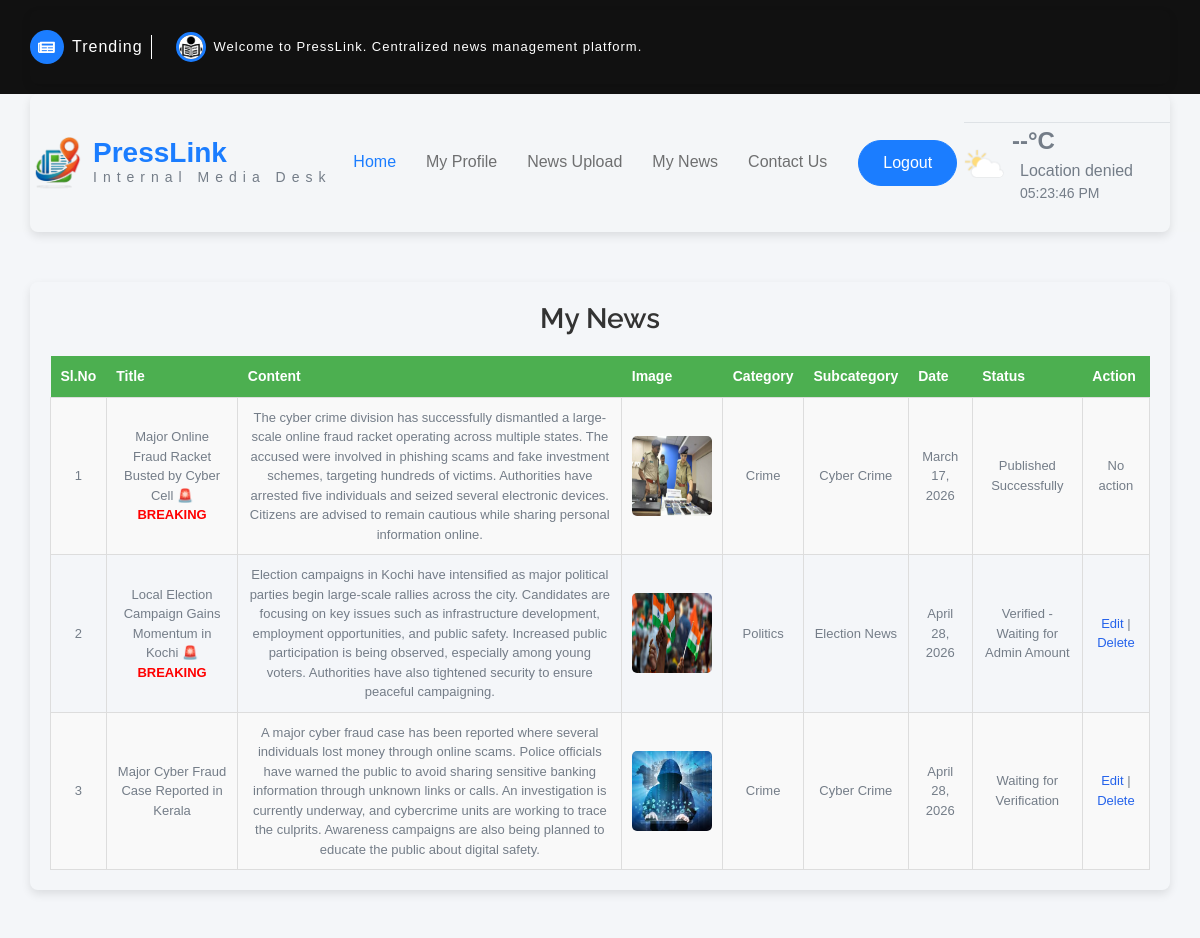
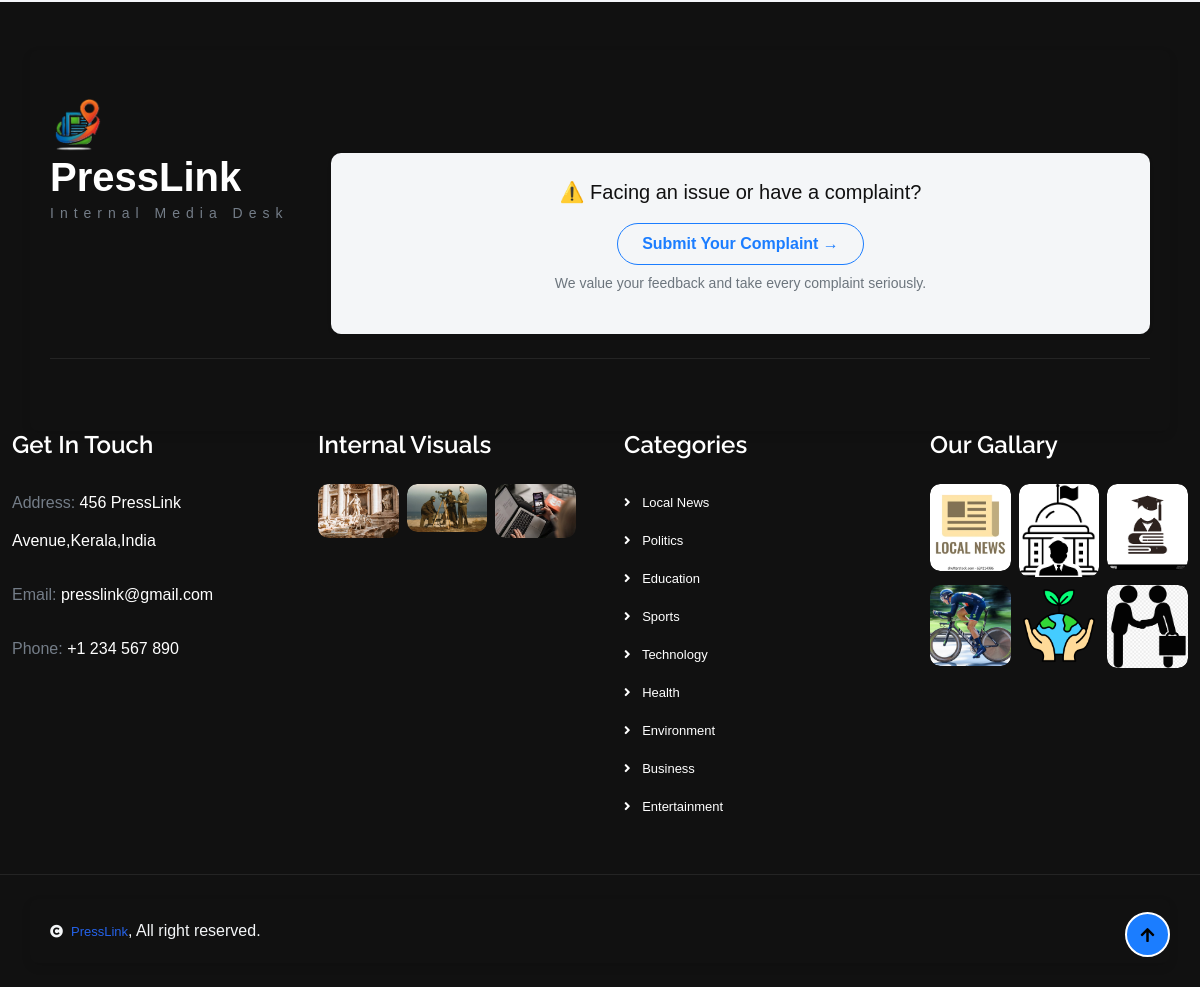
/Reporter/MyNews/ (signed in), run on the app's committed database (2 pictures, top to bottom).
### Reporter/models.py (models this page shows)
class tbl_news(models.Model):
    news_title=models.CharField(max_length=50)
    news_content=models.CharField(max_length=50)
    news_image=models.FileField(upload_to="Assets/news/")
    news_date=models.DateField(auto_now_add=True)
    news_status=models.IntegerField(default=0)
    subcategory=models.ForeignKey(tbl_subcategory,on_delete=models.CASCADE,null=True)
    user=models.ForeignKey(tbl_user,on_delete=models.CASCADE,null=True)
    reporter=models.ForeignKey(tbl_reporter,on_delete=models.CASCADE,null=True)
    verifier=models.ForeignKey(tbl_verifier,on_delete=models.CASCADE,null=True)
    editor=models.ForeignKey('Admin.tbl_editor', on_delete=models.SET_NULL, null=True, blank=True)
    breaking = models.IntegerField(default=0)
    news_amount = models.IntegerField(null=True, blank=True)

### Admin/models.py (models this page shows)
class tbl_subcategory(models.Model):
    subcategory_name=models.CharField(max_length=50)
    category=models.ForeignKey(tbl_category,on_delete=models.CASCADE)

class tbl_category(models.Model):
    category_name=models.CharField(max_length=50)

### Reporter/views.py (the view)
# urls.py: path("MyNews/", views.MyNews, name="MyNews"),
def MyNews(request):
    if "Rid" in request.session:
        newsdata = tbl_news.objects.filter(reporter=request.session['Rid'])
        return render(request, 'Reporter/MyNews.html', {'newsdata': newsdata})
    return redirect("Guest:Login")

### Reporter/Templates/Reporter/MyNews.html (shortened to what this page needs)
{% extends 'Reporter/Header.html' %}
{% block content %}
<div class="container">
    <h3>My News</h3>
    <table>
        <tr>
            <th>Sl.No</th>
            <th>Title</th>
            <th>Content</th>
            <th>Image</th>
            <th>Category</th>
            <th>Subcategory</th>
            <th>Date</th>
            <th>Status</th>
            <th>Action</th>
        </tr>
        {% for i in newsdata %}
        <tr>
            <td>{{ forloop.counter }}</td>
            <td>
                {{ i.news_title }}
                {% if i.breaking == 1 %}
                <span class="breaking">🚨 BREAKING</span>
                {% endif %}
            </td>
            <td>{{ i.news_content }}</td>
            <td>
                {% if i.news_image %}
                <img src="{{ i.news_image.url }}" width="80" height="80">
                {% else %}
                No Image
                {% endif %}
            </td>
            <td>{{ i.subcategory.category.category_name }}</td>
            <td>{{ i.subcategory.subcategory_name }}</td>
            <td>{{ i.news_date }}</td>
             <td>
            {% if i.news_status == 0 %}
            Waiting for Verification
            {% elif i.news_status == 1 %}
            Verified - Waiting for Admin Amount
            {% elif i.news_status == 2 %}
            Rejected by Verifier
            {% elif i.news_status == 6 %}
            Verified- Waiting for Editor
            {% elif i.news_status == 7 %}
            Editing by Editor
            {% elif i.news_status == 8 %}
            Edited - Please Confirm Edits
            {% elif i.news_status == 9 %}
            Edits Confirmed - Waiting for Publish
            {% elif i.news_status == 10 %}
            Published Successfully
            {% endif %}
        </td>
            <td>
                {% if i.news_status == 8 %}
                <a href="{% url 'Reporter:ConfirmEdits' i.id %}">Confirm</a> |
                <a href="{% url 'Reporter:ViewUpdatesR' i.id %}">Remarks</a><br> |
                <a href="{% url 'Reporter:EditNews' i.id %}">Edit Again</a>
                {% elif i.news_status == 0 or i.news_status == 1 or i.news_status == 2 %}
                <a href="{% url 'Reporter:EditNews' i.id %}">Edit</a> |
                <a href="{% url 'Reporter:delnews' i.id %}">Delete</a>
                {% else %}
                No action
                {% endif %}
            </td>
        </tr>
        {% empty %}
        <tr>
            <td colspan="9" class="empty">No News Found</td>
        </tr>
        {% endfor %}
    </table>
</div>
{% endblock %}

### Reporter/Templates/Reporter/MyNews.html (style rules this page uses)
body { font-family: Arial, sans-serif; background: #f4f6f9; }
.container { padding: 20px; border-radius: 8px; box-shadow: 0 4px 10px rgba(0,0,0,0.1); }
h3 { text-align: center; margin-bottom: 20px; color: #333; }
table { width: 100%; border-collapse: collapse; }
th { background: #4CAF50; color: white; padding: 10px; font-size: 14px; }
td { border: 1px solid #ddd; padding: 10px; text-align: center; font-size: 13px; }
tr:nth-child(even) { background: #f9f9f9; }
img { border-radius: 5px; }
.breaking { color: red; font-weight: bold; }
a { text-decoration: none; color: #2563eb; font-size: 13px; }

### data on the page
tbl_news: news_title "Major Online Fraud Racket Busted by Cyber Cell", breaking "🚨 BREAKING", news_content "The cyber crime division has successfully dismantled a large-scale online fraud racket operating across multiple states. The accused were involved in phishing scams and fake investment schemes, targeting hundreds of victims. Authorities have arrested five individuals and seized several electronic devices. Citizens are advised to remain cautious while sharing personal information online.", news_image (picture), subcategory.category.category_name "Crime", subcategory.subcategory_name "Cyber Crime", news_date "March 17, 2026", news_status "Published Successfully"
tbl_news: news_title "Local Election Campaign Gains Momentum in Kochi", breaking "🚨 BREAKING", news_content "Election campaigns in Kochi have intensified as major political parties begin large-scale rallies across the city. Candidates are focusing on key issues such as infrastructure development, employment opportunities, and public safety. Increased public participation is being observed, especially among young voters. Authorities have also tightened security to ensure peaceful campaigning.", news_image (picture), subcategory.category.category_name "Politics", subcategory.subcategory_name "Election News", news_date "April 28, 2026", news_status "Verified - Waiting for Admin Amount"
tbl_news: news_title "Major Cyber Fraud Case Reported in Kerala", news_content "A major cyber fraud case has been reported where several individuals lost money through online scams. Police officials have warned the public to avoid sharing sensitive banking information through unknown links or calls. An investigation is currently underway, and cybercrime units are working to trace the culprits. Awareness campaigns are also being planned to educate the public about digital safety.", news_image (picture), subcategory.category.category_name "Crime", subcategory.subcategory_name "Cyber Crime", news_date "April 28, 2026", news_status "Waiting for Verification"
